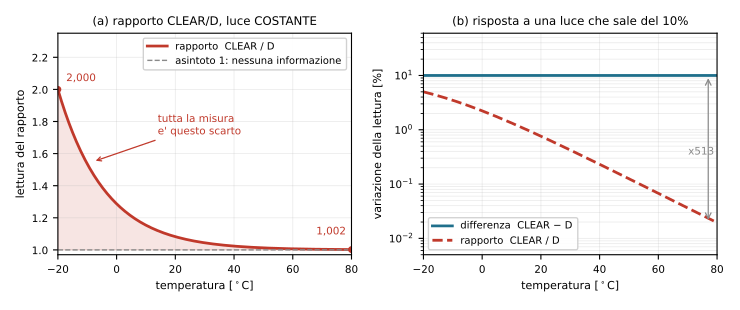

Here is the Python script that generated this plot:
#!/usr/bin/env python3
"""Why dividing by the dark channel destroys the measurement.

Two panels, one argument:

  (a) the ratio CLEAR/D at CONSTANT light. The whole measurement is the gap
      between the curve and the asymptote at 1 - and that gap collapses as the
      dark current grows. The shading is the signal; it vanishes.

  (b) what a +10% change in light does to each estimator, log scale. The
      difference answers with 10% at any temperature; the ratio answers with
      5% cold and 0.02% hot.

Model: dark current doubles every 100/9 degrees, so it grows exactly x512 over
-20..+80 - the most FAVOURABLE case quoted in par. 1.7 of the guide. Light is
taken constant and equal to the dark at -20, i.e. L/D = 1 at the cold end.

Run by the Makefile:  python3 dark_ratio.py <output.pdf>
"""

import sys

import matplotlib
matplotlib.use("Agg")
import matplotlib.pyplot as plt
import numpy as np

T_MIN, T_MAX = -20.0, 80.0
DOUBLE_EVERY = (T_MAX - T_MIN) / 9.0     # 100/9 degrees -> x512 over the span
STEP = 0.10                              # the +10% light step of panel (b)

# Palette: readable in grey as well, so line style carries the meaning too.
C_RATIO = "#c0392b"
C_DIFF = "#1f6f8b"
C_GREY = "#8a8a8a"


def dark(t):
    """Dark current, normalised to 1 at T_MIN."""
    return 2.0 ** ((t - T_MIN) / DOUBLE_EVERY)


def main(out):
    t = np.linspace(T_MIN, T_MAX, 400)
    d = dark(t)
    light = 1.0                    # constant light, equal to the dark at -20 C
    ratio = light / d + 1.0        # CLEAR/D = L/D + 1

    fig, (ax1, ax2) = plt.subplots(1, 2, figsize=(7.4, 3.1))

    # -- (a) the ratio collapses onto its own asymptote --------------------
    ax1.plot(t, ratio, color=C_RATIO, lw=2.0, label="rapporto  CLEAR / D")
    ax1.axhline(1.0, color=C_GREY, lw=1.0, ls="--",
                label="asintoto 1: nessuna informazione")
    ax1.fill_between(t, 1.0, ratio, color=C_RATIO, alpha=0.13)
    ax1.legend(fontsize=7.2, loc="upper right", framealpha=0.9)
    ax1.annotate("tutta la misura\ne' questo scarto",
                 xy=(-8, 1.55), xytext=(14, 1.72),
                 fontsize=7.5, color=C_RATIO,
                 arrowprops=dict(arrowstyle="->", color=C_RATIO, lw=0.9))
    ax1.set_xlim(T_MIN, T_MAX)
    ax1.set_ylim(0.97, 2.35)
    ax1.set_xlabel("temperatura [$^\\circ$C]", fontsize=8)
    ax1.set_ylabel("lettura del rapporto", fontsize=8)
    ax1.set_title("(a) rapporto CLEAR/D, luce COSTANTE", fontsize=8.5)
    ax1.tick_params(labelsize=7.5)
    ax1.grid(alpha=0.25, lw=0.6)
    for x, txt in ((T_MIN, "2,000"), (T_MAX, "1,002")):
        ax1.plot([x], [light / dark(x) + 1.0], "o", color=C_RATIO, ms=4)
        ax1.annotate(txt, xy=(x, light / dark(x) + 1.0),
                     xytext=(6 if x == T_MIN else -4, 6 if x == T_MIN else 11),
                     textcoords="offset points", fontsize=7.5,
                     color=C_RATIO, ha="left" if x == T_MIN else "right")

    # -- (b) sensitivity to a +10% change in the light ---------------------
    # ratio:      ((L(1+s)/D + 1) - (L/D + 1)) / (L/D + 1)
    # difference: ((L(1+s) + D) - D - L) / L = s, flat by construction
    resp_ratio = (light * STEP / d) / ratio * 100.0
    resp_diff = np.full_like(t, STEP * 100.0)

    ax2.semilogy(t, resp_diff, color=C_DIFF, lw=2.0,
                 label="differenza  CLEAR $-$ D")
    ax2.semilogy(t, resp_ratio, color=C_RATIO, lw=2.0, ls="--",
                 label="rapporto  CLEAR / D")
    ax2.set_xlim(T_MIN, T_MAX)
    ax2.set_ylim(5e-3, 60)
    ax2.set_xlabel("temperatura [$^\\circ$C]", fontsize=8)
    ax2.set_ylabel("variazione della lettura [%]", fontsize=8)
    ax2.set_title("(b) risposta a una luce che sale del 10%", fontsize=8.5)
    ax2.tick_params(labelsize=7.5)
    ax2.grid(alpha=0.25, lw=0.6, which="both")
    ax2.legend(fontsize=7.2, loc="lower left", framealpha=0.9)
    # The vertical gap at the hot end is 1 + D/L = 513, NOT the x512 by which
    # the dark itself grew: the ratio starts out a factor 2 down already.
    ax2.annotate("x513", xy=(T_MAX - 1, 0.35), fontsize=7.5, color=C_GREY,
                 ha="right")
    ax2.annotate("", xy=(T_MAX - 3, 10), xytext=(T_MAX - 3, 0.0195),
                 arrowprops=dict(arrowstyle="<->", color=C_GREY, lw=0.9))

    fig.tight_layout()
    fig.savefig(out)
    return 0


if __name__ == "__main__":
    if len(sys.argv) != 2:
        print("uso: dark_ratio.py <output.pdf>", file=sys.stderr)
        sys.exit(2)
    sys.exit(main(sys.argv[1]))
